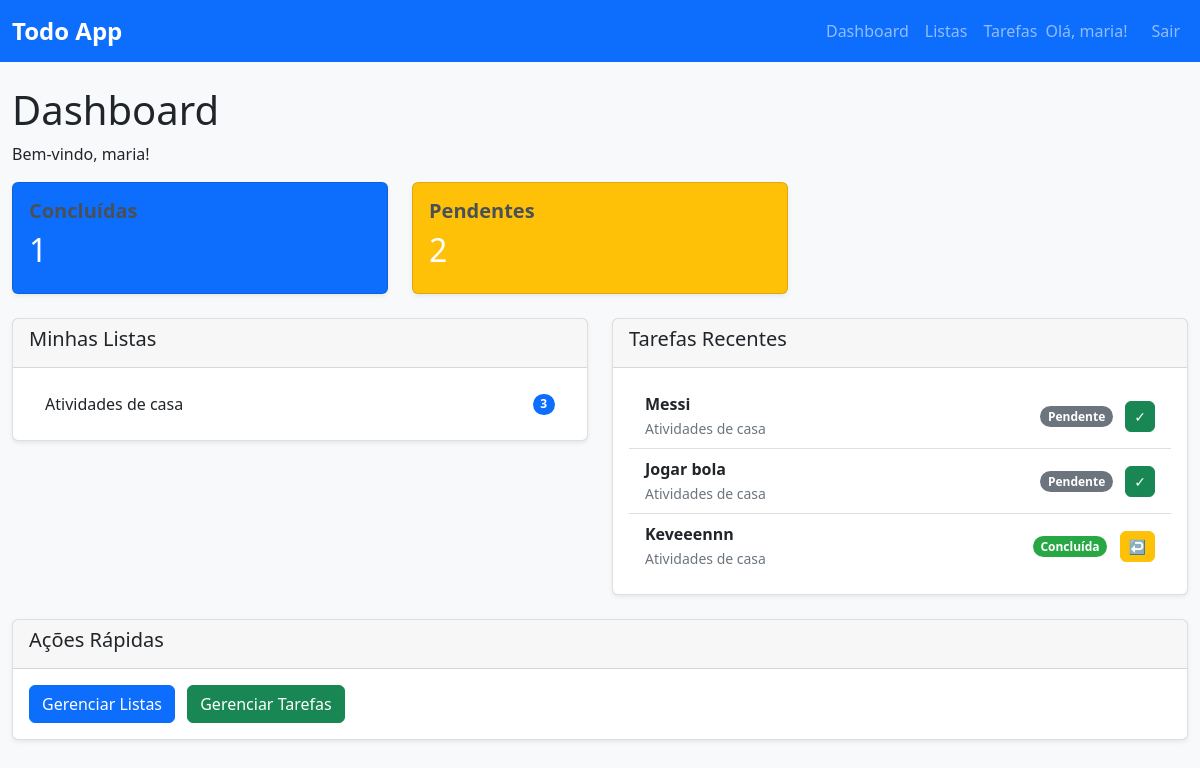
The app's page / (signed in) with its own data.
### models/usuario.py (models this page shows, shortened)
class Usuario(UserMixin, db.Model):
    __tablename__ = 'usuario'
    id = db.Column(db.Integer, primary_key=True)
    nome_usuario = db.Column(db.String(64), unique=True, nullable=False)
    email = db.Column(db.String(120), unique=True, nullable=False)
    senha_hash = db.Column(db.String(128), nullable=False)
    listas = db.relationship('Lista', backref='dono', lazy=True)
    tarefas = db.relationship('Tarefa', backref='usuario', lazy=True)
    comentarios = db.relationship('Comentario', backref='usuario', lazy=True)

### models/outros_models.py (models this page shows, shortened)
class Lista(db.Model):
    __tablename__ = 'lista'
    id = db.Column(db.Integer, primary_key=True)
    nome = db.Column(db.String(120), nullable=False)
    usuario_id = db.Column(db.Integer, db.ForeignKey('usuario.id'), nullable=False)
    tarefas = db.relationship('Tarefa', backref='lista', lazy=True)

class Tarefa(db.Model):
    __tablename__ = 'tarefa'
    id = db.Column(db.Integer, primary_key=True)
    titulo = db.Column(db.String(200), nullable=False)
    descricao = db.Column(db.Text)
    data_limite = db.Column(db.DateTime)
    concluida = db.Column(db.Boolean, default=False)
    prioridade = db.Column(db.String(20), default='Normal')  # Baixa, Normal, Alta, Urgente
    criada_em = db.Column(db.DateTime, default=datetime.utcnow)
    atualizada_em = db.Column(db.DateTime, default=datetime.utcnow, onupdate=datetime.utcnow)
    lista_id = db.Column(db.Integer, db.ForeignKey('lista.id'), nullable=False)
    usuario_id = db.Column(db.Integer, db.ForeignKey('usuario.id'), nullable=False)
    etiquetas = db.relationship('Etiqueta', secondary=tarefa_etiqueta, back_populates='tarefas')
    comentarios = db.relationship('Comentario', backref='tarefa', lazy=True)

### controllers/main_controller.py (the view)
@main_bp.route('/')
@login_required
def index():
    listas = Lista.query.filter_by(usuario_id=current_user.id).all()
    tarefas_recentes = Tarefa.query.filter_by(usuario_id=current_user.id).order_by(Tarefa.criada_em.desc()).limit(5).all()
    total_tarefas = Tarefa.query.filter_by(usuario_id=current_user.id).count()
    tarefas_concluidas = Tarefa.query.filter_by(usuario_id=current_user.id, concluida=True).count()
    tarefas_pendentes = total_tarefas - tarefas_concluidas
    return render_template('main/dashboard.html',
                         listas=listas,
                         tarefas_recentes=tarefas_recentes,
                         total_tarefas=total_tarefas,
                         tarefas_concluidas=tarefas_concluidas,
                         tarefas_pendentes=tarefas_pendentes)

### app.py (called while the page is built)
def create_app():
    app = Flask(__name__)
    app.config['SECRET_KEY'] = 'sua-chave-secreta-aqui'  # Mude isso para produção
    app.config['SQLALCHEMY_DATABASE_URI'] = 'sqlite:///todo_app.db'  # Banco SQLite
    app.config['SQLALCHEMY_TRACK_MODIFICATIONS'] = False
    db.init_app(app)
    login_manager = LoginManager()
    login_manager.init_app(app)
    login_manager.login_view = 'auth.login'  # Página de login
    login_manager.login_message = 'Por favor, faça login para acessar esta página.'
    @login_manager.user_loader
    def load_user(user_id):
        return Usuario.query.get(int(user_id))
    app.register_blueprint(auth_bp)
    app.register_blueprint(main_bp)
    with app.app_context():
        db.create_all()
    return app

### templates/main/dashboard.html (shortened to what this page needs)
{% extends "base.html" %}
{% block content %}
<div class="row">
    <div class="col-12">
        <h1>Dashboard</h1>
        <p>Bem-vindo, {{ current_user.nome_usuario }}!</p>
    </div>
</div>
<div class="row mb-4">
    <div class="col-md-4">
        <div class="card bg-primary text-white">
            <div class="card-body">
                <h5 class="card-title">Concluídas</h5>
                <h2>{{ tarefas_concluidas }}</h2>
            </div>
        </div>
    </div>
    <div class="col-md-4">
        <div class="card bg-warning text-white">
            <div class="card-body">
                <h5 class="card-title">Pendentes</h5>
                <h2>{{ tarefas_pendentes }}</h2>
            </div>
        </div>
    </div>
</div>
<div class="row mb-4">
    <div class="col-md-6">
        <div class="card">
            <div class="card-header">
                <h5>Minhas Listas</h5>
            </div>
            <div class="card-body">
                {% if listas %}
                    <ul class="list-group">
                        {% for lista in listas %}
                        <li class="list-group-item d-flex justify-content-between align-items-center">
                            {{ lista.nome }}
                            <span class="badge bg-primary rounded-pill">{{ lista.tarefas|length }}</span>
                        </li>
                        {% endfor %}
                    </ul>
                {% else %}
                    <p>Você ainda não tem listas. <a href="{{ url_for('main.listas') }}">Criar primeira lista</a></p>
                {% endif %}
            </div>
        </div>
    </div>
    <div class="col-md-6">
        <div class="card">
            <div class="card-header">
                <h5>Tarefas Recentes</h5>
            </div>
            <div class="card-body">
                {% if tarefas_recentes %}
                    <ul class="list-group">
                        {% for tarefa in tarefas_recentes %}
                        <li class="list-group-item d-flex justify-content-between align-items-center">
                            <div>
                                <strong>{{ tarefa.titulo }}</strong>
                                <br>
                                <small class="text-muted">{{ tarefa.lista.nome }}</small>
                            </div>
                            <div>
                                <span class="badge bg-{{ 'success' if tarefa.concluida else 'secondary' }} rounded-pill me-2">
                                    {{ 'Concluída' if tarefa.concluida else 'Pendente' }}
                                </span>
                                <form method="POST" action="{{ url_for('main.concluir_tarefa', tarefa_id=tarefa.id) }}" style="display: inline;">
                                    <button type="submit" class="btn btn-sm btn-{{ 'warning' if tarefa.concluida else 'success' }}" title="{{ 'Reabrir tarefa' if tarefa.concluida else 'Concluir tarefa' }}">
                                        {{ '↩️' if tarefa.concluida else '✓' }}
                                    </button>
                                </form>
                            </div>
                        </li>
                        {% endfor %}
                    </ul>
                {% else %}
                    <p>Você ainda não tem tarefas. <a href="{{ url_for('main.tarefas') }}">Criar primeira tarefa</a></p>
                {% endif %}
            </div>
        </div>
    </div>
</div>
<div class="row">
    <div class="col-12">
        <div class="card">
            <div class="card-header">
                <h5>Ações Rápidas</h5>
            </div>
            <div class="card-body">
                <a href="{{ url_for('main.listas') }}" class="btn btn-primary me-2">Gerenciar Listas</a>
                <a href="{{ url_for('main.tarefas') }}" class="btn btn-success me-2">Gerenciar Tarefas</a>
            </div>
        </div>
    </div>
</div>
{% endblock %}card-title">Total de Tarefas</h5>

### templates/base.html (shortened to what this page needs)
<!DOCTYPE html>
<html lang="pt-BR">
<head>
    <link href="https://cdnjs.cloudflare.com/ajax/libs/bootstrap/5.1.3/css/bootstrap.min.css" rel="stylesheet">
    <link href="{{ url_for('static', filename='css/style.css') }}" rel="stylesheet">
</head>
<body>
    <nav class="navbar navbar-expand-lg navbar-dark bg-primary">
        <div class="container">
            <a class="navbar-brand" href="{{ url_for('main.index') }}">Todo App</a>
            {% if current_user.is_authenticated %}
            <div class="navbar-nav ms-auto">
                <a class="nav-link" href="{{ url_for('main.index') }}">Dashboard</a>
                <a class="nav-link" href="{{ url_for('main.listas') }}">Listas</a>
                <a class="nav-link" href="{{ url_for('main.tarefas') }}">Tarefas</a>
                <span class="navbar-text me-3">Olá, {{ current_user.nome_usuario }}!</span>
                <a class="nav-link" href="{{ url_for('auth.logout') }}">Sair</a>
            </div>
            {% endif %}
        </div>
    </nav>
    <div class="container mt-4">
        {% block content %}{% endblock %}
    </div>
</body>
</html>

### static/css/style.css (style rules this page uses)
body { background-color: #f8f9fa; font-family: 'Segoe UI', Tahoma, Geneva, Verdana, sans-serif; }
.navbar-brand { font-weight: bold; font-size: 1.5rem; }
.card { box-shadow: 0 0.125rem 0.25rem rgba(0, 0, 0, 0.075); border: 1px solid rgba(0, 0, 0, 0.125); border-radius: 0.375rem; }
.badge { font-size: 0.75em; }
.list-group-item { border-left: none; border-right: none; }
.list-group-item:first-child { border-top: none; }
.list-group-item:last-child { border-bottom: none; }
.card-title { color: #495057; font-weight: 600; }
.badge.bg-success { background-color: #28a745 !important; }
.badge.bg-secondary { background-color: #6c757d !important; }
.btn { border-radius: 0.375rem; font-weight: 500; }
.container { max-width: 1200px; }
.text-muted { color: #6c757d !important; }

### records on screen
Usuario: nome_usuario "maria"
Lista: nome "Atividades de casa", tarefas|length "3"
Tarefa: titulo "Messi", lista.nome "Atividades de casa", concluida "Pendente", concluida "✓"
Tarefa: titulo "Jogar bola", lista.nome "Atividades de casa", concluida "Pendente", concluida "✓"
Tarefa: titulo "Keveeennn", lista.nome "Atividades de casa", concluida "Concluída", concluida "↩️"

### other values on screen
{{ tarefas_concluidas }} "1"
{{ tarefas_pendentes }} "2"
